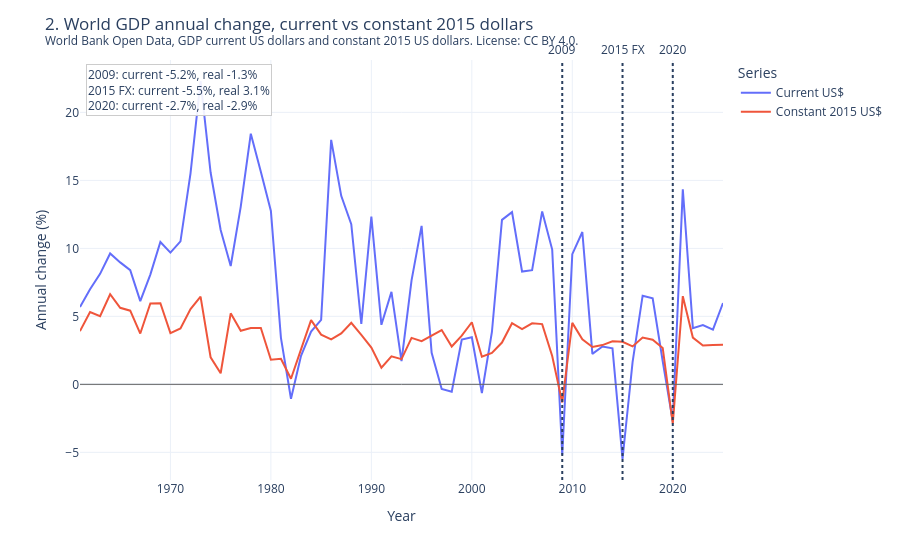

The notebook cell this image was saved under:
### Markdown cell above
**Chart 1.** Current-dollar World GDP mixes three things at once: how much was produced, US inflation, and exchange rates. The biggest drop in this series is 2015. 2009 and 2020 were recessions. 2015 was not. That drop is mostly currency.

### Code cell
nominal_yoy = world_series.pct_change() * 100
real_yoy = real_series.pct_change() * 100
years = nominal_yoy.index.intersection(real_yoy.index)
compare = pd.DataFrame(
    {
        "year": years,
        "Current US$": nominal_yoy.loc[years].to_numpy(),
        "Constant 2015 US$": real_yoy.loc[years].to_numpy(),
    }
)
long = compare.melt(id_vars="year", var_name="series", value_name="annual_change_pct")
fig = px.line(
    long.dropna(),
    x="year",
    y="annual_change_pct",
    color="series",
    labels={"annual_change_pct": "Annual change (%)", "series": "Series", "year": "Year"},
)
fig.add_hline(y=0, line_color="#666", line_width=1)
for year, label in ((2009, "2009"), (2015, "2015 FX"), (2020, "2020")):
    fig.add_vline(x=year, line_dash="dot", annotation_text=label, annotation_position="top")
claim_box(
    fig,
    [
        (
            f"{check.year}{' FX' if check.year == 2015 else ''}: "
            f"current {check.nominal_change_pct:.1f}%, real {check.real_change_pct:.1f}%"
        )
        for check in output_checks
    ],
)
percent_hover(fig)
disclose(
    fig,
    "gdp-nominal-vs-real",
    "2. World GDP annual change, current vs constant 2015 dollars",
    "gdp_real_annual",
    disclosure="World Bank Open Data, GDP current US dollars and constant 2015 US dollars. License: CC BY 4.0.",
).show()
for check in output_checks:
    print(
        f"{check.year}: current {check.nominal_change_pct:.1f}%, "
        f"constant 2015 {check.real_change_pct:.1f}%."
    )

### Figure 1 — Plotly figure (JSON) as saved in the notebook; plotly's stock layout.template omitted (floating-point values rounded to 4 significant figures)
{"data": [{"hovertemplate": "Current US$<br>Year=%{x}<br>%{y:.1f}%<extra></extra>", "legendgroup": "Current US$", "line": {"color": "#636efa", "dash": "solid"}, "marker": {"symbol": "circle"}, "mode": "lines", "name": "Current US$", "orientation": "v", "showlegend": true, "type": "scatter", "x": [1961, 1962, 1963, 1964, 1965, 1966, 1967, 1968, 1969, 1970, 1971, 1972, 1973, 1974, 1975, 1976, 1977, 1978, 1979, 1980, 1981, 1982, 1983, 1984, 1985, 1986, 1987, 1988, 1989, 1990, 1991, 1992, 1993, 1994, 1995, 1996, 1997, 1998, 1999, 2000, 2001, 2002, 2003, 2004, 2005, 2006, 2007, 2008, 2009, 2010, 2011, 2012, 2013, 2014, 2015, 2016, 2017, 2018, 2019, 2020, 2021, 2022, 2023, 2024, 2025], "xaxis": "x", "y": [5.683, 6.996, 8.127, 9.627, 8.97, 8.402, 6.124, 8.072, 10.47, 9.692, 10.51, 15.52, 22.31, 15.58, 11.35, 8.706, 13.07, 18.43, 15.64, 12.75, 3.425, -1.059, 2.095, 3.887, 4.746, 17.98, 13.87, 11.78, 4.439, 12.33, 4.378, 6.804, 1.715, 7.653, 11.66, 2.319, -0.3432, -0.5445, 3.298, 3.463, -0.6417, 3.853, 12.1, 12.67, 8.299, 8.401, 12.72, 9.909, -5.171, 9.573, 11.2, 2.24, 2.782, 2.651, -5.489, 1.642, 6.519, 6.334, 1.702, -2.712, 14.34, 4.133, 4.361, 4.025, 5.983], "yaxis": "y"}, {"hovertemplate": "Constant 2015 US$<br>Year=%{x}<br>%{y:.1f}%<extra></extra>", "legendgroup": "Constant 2015 US$", "line": {"color": "#EF553B", "dash": "solid"}, "marker": {"symbol": "circle"}, "mode": "lines", "name": "Constant 2015 US$", "orientation": "v", "showlegend": true, "type": "scatter", "x": [1961, 1962, 1963, 1964, 1965, 1966, 1967, 1968, 1969, 1970, 1971, 1972, 1973, 1974, 1975, 1976, 1977, 1978, 1979, 1980, 1981, 1982, 1983, 1984, 1985, 1986, 1987, 1988, 1989, 1990, 1991, 1992, 1993, 1994, 1995, 1996, 1997, 1998, 1999, 2000, 2001, 2002, 2003, 2004, 2005, 2006, 2007, 2008, 2009, 2010, 2011, 2012, 2013, 2014, 2015, 2016, 2017, 2018, 2019, 2020, 2021, 2022, 2023, 2024, 2025], "xaxis": "x", "y": [3.914, 5.321, 5.019, 6.63, 5.631, 5.419, 3.738, 5.947, 5.961, 3.765, 4.109, 5.538, 6.458, 1.992, 0.8145, 5.221, 3.941, 4.137, 4.141, 1.815, 1.888, 0.4111, 2.577, 4.728, 3.66, 3.305, 3.751, 4.529, 3.638, 2.708, 1.225, 2.063, 1.858, 3.416, 3.178, 3.586, 3.997, 2.781, 3.579, 4.567, 2.03, 2.319, 3.074, 4.495, 4.059, 4.489, 4.431, 2.092, -1.333, 4.521, 3.314, 2.747, 2.89, 3.168, 3.127, 2.79, 3.447, 3.287, 2.68, -2.886, 6.485, 3.44, 2.859, 2.9, 2.921], "yaxis": "y"}], "layout": {"annotations": [{"showarrow": false, "text": "2009", "x": 2009, "xanchor": "center", "xref": "x", "y": 1, "yanchor": "bottom", "yref": "y domain"}, {"showarrow": false, "text": "2015 FX", "x": 2015, "xanchor": "center", "xref": "x", "y": 1, "yanchor": "bottom", "yref": "y domain"}, {"showarrow": false, "text": "2020", "x": 2020, "xanchor": "center", "xref": "x", "y": 1, "yanchor": "bottom", "yref": "y domain"}, {"align": "left", "bgcolor": "rgba(255,255,255,0.9)", "bordercolor": "#ccc", "showarrow": false, "text": "2009: current -5.2%, real -1.3%<br>2015 FX: current -5.5%, real 3.1%<br>2020: current -2.7%, real -2.9%", "x": 0.01, "xanchor": "left", "xref": "paper", "y": 0.99, "yanchor": "top", "yref": "paper"}], "autosize": true, "hovermode": "x unified", "legend": {"title": {"text": "Series"}, "tracegroupgap": 0}, "margin": {"t": 60}, "meta": {"chart_id": "gdp-nominal-vs-real", "classification": "open", "profile_id": "public-demo", "provenance": "World Bank Open Data, GDP current US dollars and constant 2015 US dollars. License: CC BY 4.0.", "table": "gdp_real_annual"}, "shapes": [{"line": {"color": "#666", "width": 1}, "type": "line", "x0": 0, "x1": 1, "xref": "x domain", "y0": 0, "y1": 0, "yref": "y"}, {"line": {"dash": "dot"}, "type": "line", "x0": 2009, "x1": 2009, "xref": "x", "y0": 0, "y1": 1, "yref": "y domain"}, {"line": {"dash": "dot"}, "type": "line", "x0": 2015, "x1": 2015, "xref": "x", "y0": 0, "y1": 1, "yref": "y domain"}, {"line": {"dash": "dot"}, "type": "line", "x0": 2020, "x1": 2020, "xref": "x", "y0": 0, "y1": 1, "yref": "y domain"}], "title": {"text": "2. World GDP annual change, current vs constant 2015 dollars<br><sup>World Bank Open Data, GDP current US dollars and constant 2015 US dollars. License: CC BY 4.0.</sup>"}, "xaxis": {"anchor": "y", "domain": [0, 1], "hoverformat": ".0f", "title": {"text": "Year"}}, "yaxis": {"anchor": "x", "domain": [0, 1], "title": {"text": "Annual change (%)"}}}}
